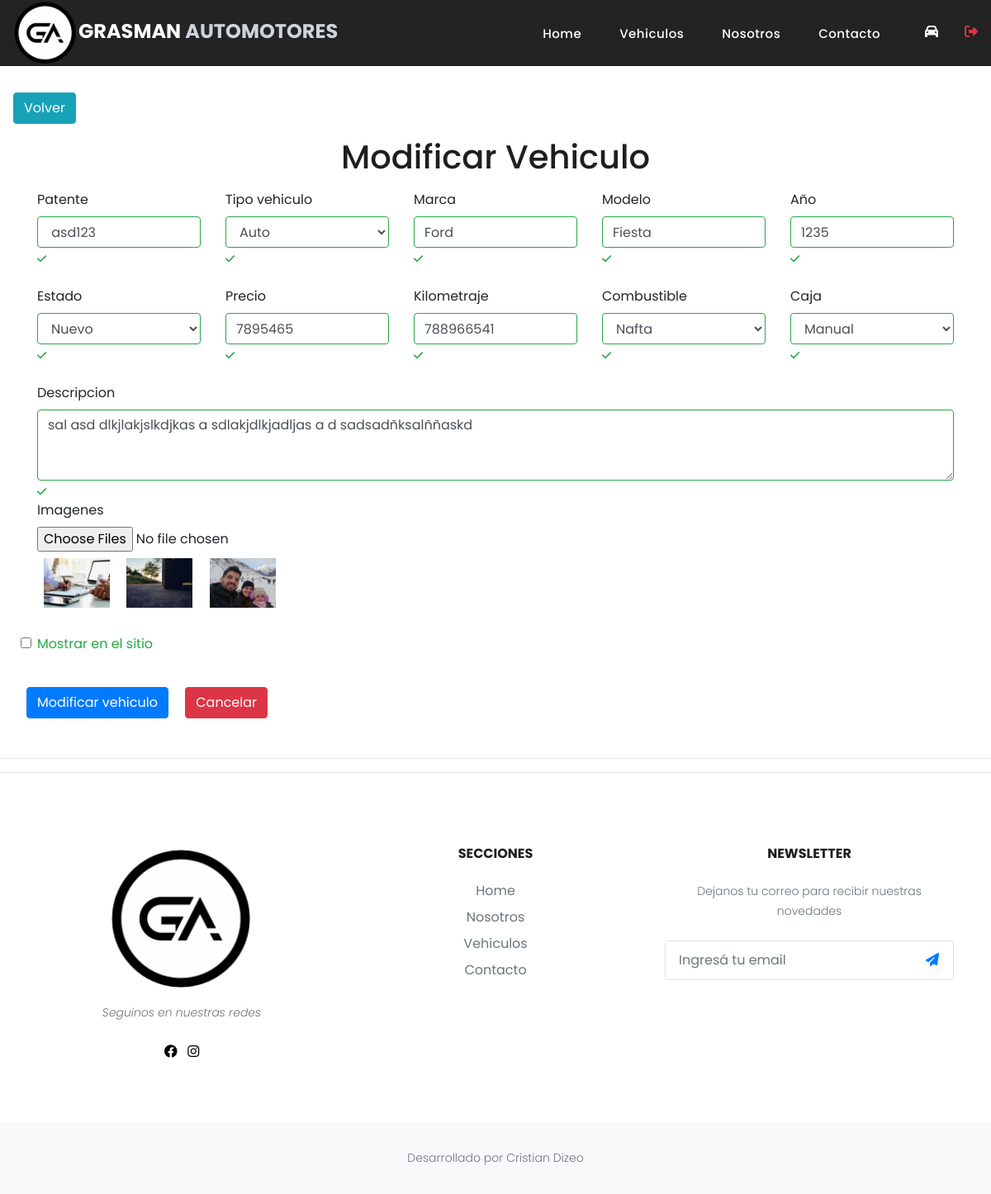
The page /vehiculos/actualizar?id=46 (signed in) on the database its author committed.
### tables this page shows
CREATE TABLE `vehiculos` (
  `id` int(11) NOT NULL,
  `patente` varchar(10) NOT NULL,
  `tipo` varchar(30) NOT NULL,
  `estado` varchar(15) NOT NULL,
  `marca` varchar(30) NOT NULL,
  `modelo` varchar(30) NOT NULL,
  `year` int(15) NOT NULL,
  `combustible` varchar(30) NOT NULL,
  `caja` varchar(30) NOT NULL,
  `precio` int(15) NOT NULL,
  `km` int(30) NOT NULL,
  `descripcion` longtext NOT NULL,
  `visible` char(1) NOT NULL
);

CREATE TABLE `files` (
  `id` int(11) NOT NULL,
  `name` varchar(200) NOT NULL,
  `vehiculoId` int(11) NOT NULL
);

### controllers/VehiculoController.php (called while the page is built, shortened)
<?php
class VehiculoController
{
    public static function actualizar(Router $router)
    {
        $id = validarORedireccionar('/vehiculos');
        $vehiculo = Vehiculo::find($id);
        $imagenes = File::all();
        $errores = Vehiculo::getErrores();
        $router->render('vehiculos/actualizar', [
            'vehiculo' => $vehiculo,
            'imagenes' => $imagenes,
            'errores' => $errores
        ]);
    }
}

### public/index.php (called while the page is built, shortened)
<?php
$router = new Router();
$router->get('/admin', [VehiculoController::class, 'index']);
$router->get('/vehiculos/crear', [VehiculoController::class, 'crear']);
$router->post('/vehiculos/crear', [VehiculoController::class, 'crear']);
$router->get('/vehiculos/actualizar', [VehiculoController::class, 'actualizar']);
$router->post('/vehiculos/actualizar', [VehiculoController::class, 'actualizar']);
$router->post('/vehiculos/eliminar', [VehiculoController::class, 'eliminar']);
$router->get('/', [PaginasController::class, 'index']);
$router->get('/nosotros', [PaginasController::class, 'nosotros']);
$router->get('/vehiculos', [PaginasController::class, 'vehiculos']);
$router->post('/vehiculos', [PaginasController::class, 'vehiculos']);
$router->get('/vehiculo', [PaginasController::class, 'vehiculo']);
$router->get('/contacto', [PaginasController::class, 'contacto']);
$router->post('/contacto', [PaginasController::class, 'contacto']);
$router->get('/login', [LoginController::class, 'login']);
$router->post('/login', [LoginController::class, 'login']);
$router->get('/logout', [LoginController::class, 'logout']);
$router->comprobarRutas();

### includes/funciones.php (called while the page is built, shortened)
<?php
function s($html) : string {
    $s = htmlspecialchars($html);
    return $s;
}
function validarORedireccionar(string $url) {
    $id = $_GET['id'];
    $id = filter_var($id, FILTER_VALIDATE_INT);
    return $id;
}

### models/ActiveRecord.php (called while the page is built, shortened)
<?php
class ActiveRecord
{
    protected static $db;
    protected static $tabla = '';
    public static function setDB($database)
    {
        self::$db = $database;
    }
    public static function all()
    {
        $query = "SELECT * FROM " . static::$tabla;
        $resultado = self::consultarSQL($query);
        return $resultado;
    }
    public static function find($id)
    {
        $query = "SELECT * FROM " . static::$tabla  . " WHERE id = ${id}";
        $resultado = self::consultarSQL($query);
        return array_shift($resultado);
    }
    public static function consultarSQL($query)
    {
        $resultado = self::$db->query($query);
        $array = [];
        while ($registro = $resultado->fetch_assoc()) {
            $array[] = static::crearObjeto($registro);
        }
        return $array;
    }
    protected static function crearObjeto($registro)
    {
        $objeto = new static;
        foreach ($registro as $key => $value) {
            if (property_exists($objeto, $key)) {
                $objeto->$key = $value;
            }
        }
        return $objeto;
    }
}

### views/vehiculos/formulario.php (the view, shortened to what this page needs)
<div class="container">
    <div class="row mb-4">
      <div class="col">
        <div class="form-outline">
          <label class="form-label" for="patente">Patente</label>
          <input type="text" id="patente" value="<?php echo s($vehiculo->patente);?>" name="vehiculo[patente]" class="form-control" required />
          <div class="valid-feedback"><i class="fa-solid fa-check"></i></div>
        </div>
      </div>
      <div class="col">
        <div class="form-outline">
          <label class="form-label" for="tipo">Tipo vehiculo</label>
        <select required class="form-control" required id="tipo" name="vehiculo[tipo]">
        <option value="Auto" <?php if (s($vehiculo->tipo) == "Auto") echo 'selected="selected" ';?>>Auto</option>
          </select>
          <div class="valid-feedback"><i class="fa-solid fa-check"></i></div>
        </div>
      </div>
      <div class="col">
        <div class="form-outline">
          <label class="form-label" for="marca">Marca</label>
          <input type="text" id="marca" value="<?php echo s($vehiculo->marca);?>" name="vehiculo[marca]" class="form-control" required />
          <div class="valid-feedback"><i class="fa-solid fa-check"></i></div>
        </div>
      </div>
      <div class="col">
        <div class="form-outline">
          <label class="form-label" for="modelo">Modelo</label>
          <input type="text" id="modelo" value="<?php echo s($vehiculo->modelo);?>" name="vehiculo[modelo]" class="form-control" required />
          <div class="valid-feedback"><i class="fa-solid fa-check"></i></div>
        </div>
      </div>
      <div class="col">
        <div class="form-outline">
          <label class="form-label" for="year">Año</label>
          <input type="number" id="year" value="<?php echo s($vehiculo->year);?>" name="vehiculo[year]" class="form-control" required />
          <div class="valid-feedback"><i class="fa-solid fa-check"></i></div>
        </div>
      </div>
    </div>
    <div class="row mb-4">
    <div class="col">
      <div class="form-outline">
        <label class="form-label" for="estado">Estado</label>
        <select required class="form-control" required id="estado" name="vehiculo[estado]">
          <option value="Nuevo" <?php if (s($vehiculo->estado) == "Nuevo") echo 'selected="selected" ';?>>Nuevo</option>
        </select>
        <div class="valid-feedback"><i class="fa-solid fa-check"></i></div>
        </div>
      </div>
      <div class="col">
        <div class="form-outline">
          <label class="form-label" for="precio">Precio</label>
          <input type="number" id="precio" value="<?php echo s($vehiculo->precio);?>" name="vehiculo[precio]" class="form-control" required />
          <div class="valid-feedback"><i class="fa-solid fa-check"></i></div>
        </div>
      </div>
      <div class="col">
        <div class="form-outline">
          <label class="form-label" for="km">Kilometraje</label>
          <input type="number" id="km" value="<?php echo s($vehiculo->km);?>" name="vehiculo[km]" class="form-control" required />
          <div class="valid-feedback"><i class="fa-solid fa-check"></i></div>
        </div>
      </div>
      <div class="col">
        <div class="form-outline">
          <label class="form-label" for="combustible">Combustible</label>
          <select required class="form-control" required id="combustible" name="vehiculo[combustible]">
          <option value="Nafta" <?php if (s($vehiculo->combustible) == "Nafta") echo 'selected="selected" ';?>>Nafta</option>
          </select>
          <div class="valid-feedback"><i class="fa-solid fa-check"></i></div>
        </div>
      </div>
      <div class="col">
        <div class="form-outline">
          <label class="form-label" for="caja">Caja</label>
          <select required class="form-control" required id="caja" name="vehiculo[caja]">
          <option value="Manual" <?php if (s($vehiculo->caja) == "Manual") echo 'selected="selected" ';?>>Manual</option>
          </select>
          <div class="valid-feedback"><i class="fa-solid fa-check"></i></div>
        </div>
      </div>
    </div>
    <div class="row mb-8">
      <div class="col">
        <div class="form-outline">
          <label class="form-label" for="descripcion">Descripcion</label>
          <textarea class="form-control" required id="descripcion" name="vehiculo[descripcion]" rows="3"><?php echo s($vehiculo->descripcion);?></textarea>
          <div class="valid-feedback"><i class="fa-solid fa-check"></i></div>
        </div>
      </div>
    </div>
    <div class="row">
      <div class="col">
        <div class="form-outline mb-4">
          <label for="imagen">Imagenes</label>
          <div class="form-group">
            <input type="file" accept="image/jpeg, image/png" class="form-control-file" id="imagen" name="imagenes[]" multiple="">
            <?php foreach($imagenes as $imagen) : ?>
            <?php if ($imagen->vehiculoId === $vehiculo->id){?>
        <img loading="lazy" src="/imagenes/<?php echo trim($imagen->name); ?>" class="mini-img m-2">
<?php }?>
<?php endforeach; ?>
            </div>
          </div>
        </div>
      </div>
      <div class="d-flex mb-4">
      <input class="form-check-input me-2" type="checkbox" id="visible" value="1" name="vehiculo[visible]"/>
      <label class="form-check-label" for="visible"> Mostrar en el sitio </label>
    </div>
</div>

### public/assets/css/style.css (style rules this page uses)
body { font-family: 'Poppins', sans-serif; overflow-x: hidden; text-rendering: optimizeLegibility; -webkit-font-smoothing: antialiased; -moz-osx-font-smoothing: grayscale; }
.mini-img { width: 80px; }

### rows shown on the page
vehiculos: patente "asd123", tipo "Auto", marca "Ford", modelo "Fiesta", year "1235", estado "Nuevo", precio "7895465", km "788966541", combustible "Nafta", caja "Manual", descripcion "sal asd dlkjlakjslkdjkas a sdlakjdlkjadljas a d sadsadñksalññaskd"
files: shows a picture
files: shows a picture
files: shows a picture
